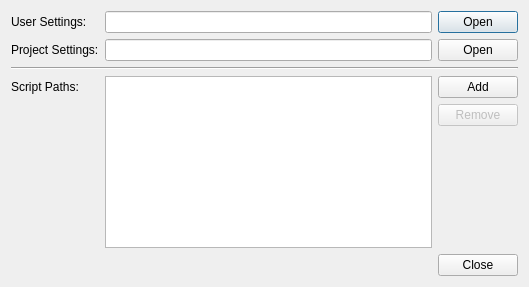
<?xml version="1.0" encoding="UTF-8"?>
<ui version="4.0">
 <class>Gui::SettingsDialog</class>
 <widget class="QDialog" name="Gui::SettingsDialog">
  <property name="geometry">
   <rect>
    <x>0</x>
    <y>0</y>
    <width>529</width>
    <height>287</height>
   </rect>
  </property>
  <property name="windowTitle">
   <string>Settings Dialog</string>
  </property>
  <layout class="QGridLayout" name="gridLayout">
   <item row="0" column="1">
    <widget class="QLineEdit" name="userPath">
     <property name="readOnly">
      <bool>true</bool>
     </property>
    </widget>
   </item>
   <item row="0" column="2">
    <widget class="QPushButton" name="openUserButton">
     <property name="text">
      <string>Open</string>
     </property>
    </widget>
   </item>
   <item row="3" column="2">
    <widget class="QPushButton" name="addButton">
     <property name="text">
      <string>Add</string>
     </property>
    </widget>
   </item>
   <item row="0" column="0">
    <widget class="QLabel" name="label">
     <property name="text">
      <string>User Settings:</string>
     </property>
    </widget>
   </item>
   <item row="1" column="2">
    <widget class="QPushButton" name="openProjectButton">
     <property name="text">
      <string>Open</string>
     </property>
    </widget>
   </item>
   <item row="1" column="0">
    <widget class="QLabel" name="label_2">
     <property name="text">
      <string>Project Settings:</string>
     </property>
    </widget>
   </item>
   <item row="1" column="1">
    <widget class="QLineEdit" name="projectPath">
     <property name="readOnly">
      <bool>true</bool>
     </property>
    </widget>
   </item>
   <item row="4" column="2">
    <widget class="QPushButton" name="removeButton">
     <property name="enabled">
      <bool>false</bool>
     </property>
     <property name="text">
      <string>Remove</string>
     </property>
    </widget>
   </item>
   <item row="5" column="2">
    <spacer name="verticalSpacer">
     <property name="orientation">
      <enum>Qt::Vertical</enum>
     </property>
     <property name="sizeHint" stdset="0">
      <size>
       <width>20</width>
       <height>194</height>
      </size>
     </property>
    </spacer>
   </item>
   <item row="3" column="1" rowspan="3">
    <widget class="QListWidget" name="scriptPathList"/>
   </item>
   <item row="6" column="0" colspan="3">
    <widget class="QDialogButtonBox" name="buttonBox">
     <property name="orientation">
      <enum>Qt::Horizontal</enum>
     </property>
     <property name="standardButtons">
      <set>QDialogButtonBox::Close</set>
     </property>
    </widget>
   </item>
   <item row="3" column="0">
    <widget class="QLabel" name="label_3">
     <property name="text">
      <string>Script Paths:</string>
     </property>
    </widget>
   </item>
   <item row="2" column="0" colspan="3">
    <widget class="Line" name="line">
     <property name="orientation">
      <enum>Qt::Horizontal</enum>
     </property>
    </widget>
   </item>
  </layout>
 </widget>
 <tabstops>
  <tabstop>userPath</tabstop>
  <tabstop>openUserButton</tabstop>
  <tabstop>projectPath</tabstop>
  <tabstop>openProjectButton</tabstop>
  <tabstop>scriptPathList</tabstop>
  <tabstop>addButton</tabstop>
  <tabstop>removeButton</tabstop>
 </tabstops>
 <resources/>
 <connections>
  <connection>
   <sender>buttonBox</sender>
   <signal>accepted()</signal>
   <receiver>Gui::SettingsDialog</receiver>
   <slot>accept()</slot>
   <hints>
    <hint type="sourcelabel">
     <x>248</x>
     <y>254</y>
    </hint>
    <hint type="destinationlabel">
     <x>157</x>
     <y>274</y>
    </hint>
   </hints>
  </connection>
  <connection>
   <sender>buttonBox</sender>
   <signal>rejected()</signal>
   <receiver>Gui::SettingsDialog</receiver>
   <slot>reject()</slot>
   <hints>
    <hint type="sourcelabel">
     <x>316</x>
     <y>260</y>
    </hint>
    <hint type="destinationlabel">
     <x>286</x>
     <y>274</y>
    </hint>
   </hints>
  </connection>
 </connections>
</ui>
